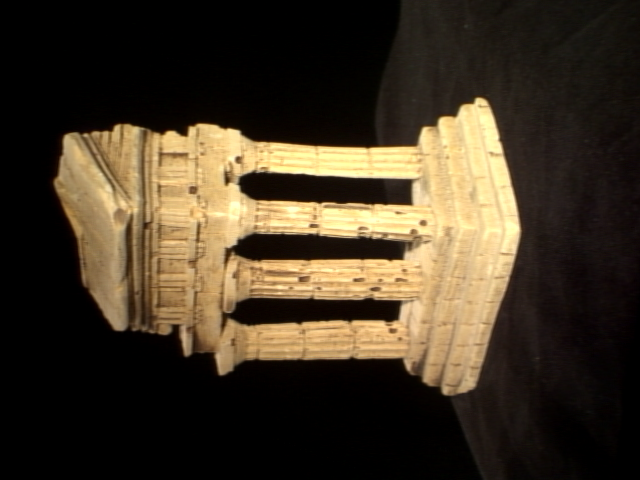
#> input picture test_data/im1.png, 640 x 480 px, found by its file name
$ python matcher.py
#> lines starting #> are read from the running program, lines starting #| are printed output that depends on the picture
### svo/util.py
import cv2
import numpy as np

# [4 lines left out: function createBins, not called in this run]

def loadImage(path):
#> called with path = 'test_data/im1.png'
    return cv2.imread(path, 0)
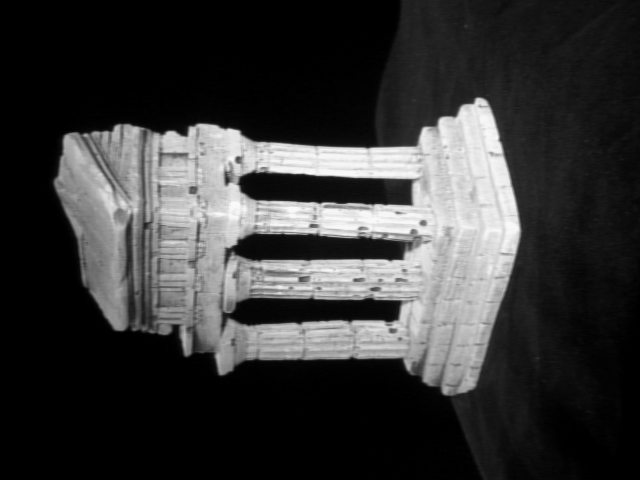
#> returned value: shape (480, 640); min 0, max 250, mean 55

def gray2RGB(image):
    return cv2.cvtColor(image,cv2.COLOR_GRAY2RGB)

def RGB2Gray(image):
    return cv2.cvtColor(image,cv2.COLOR_RGB2GRAY)

# [11 lines left out: function debugBins, not called in this run]

def saveImage(filename, img):
    cv2.imwrite(filename, img)

# [10 lines left out: function preBinning, not called in this run]


# [4 lines of commented-out code are left out]

# [4 lines that do not run on import are left out]

### svo/camera.py
import numpy as np
from config import Config

class Camera:

    def __init__(self):

        self.intrinsics = Config.Camera.INTRINSICS

    # Project world point into image to get pixel coordinates
    # [56 lines left out: functions project, backProjection, getProjectionMatrix, isInFrame, not called in this run]


# [17 lines that do not run on import are left out]

### svo/matcher.py
import cv2
import numpy as np
from config import Config
from camera import Camera
from copy import deepcopy
from feature_tracker import FeatureTracker

class Matcher:
    cam = Camera()

    # [103 lines left out: functions __init__, searchEpipolarLine, epipolarCorrespondence, triangulate, not called in this run]

if __name__ == "__main__":
    import matplotlib.pyplot as plt
    from frame import Frame
    from feature_detector import FeatureDetector
    from feature_tracker import FeatureTracker
    from util import loadImage

    # im1, im2 = plt.imread('test_data/im1.png'), plt.imread('test_data/im2.png')
    im1, im2 = loadImage('test_data/im1.png'), loadImage('test_data/im2.png')
#> call 2 of loadImage, with path = 'test_data/im2.png'
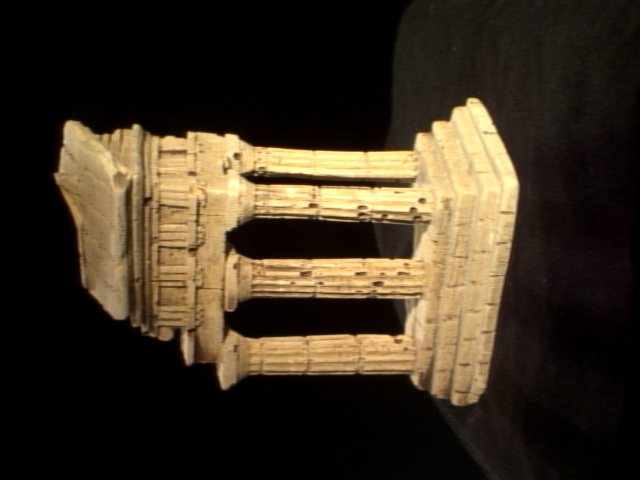
#> input picture test_data/im2.png, 640 x 480 px, found by its file name
#> in loadImage (call 2), `return cv2.imread(path, 0)`:
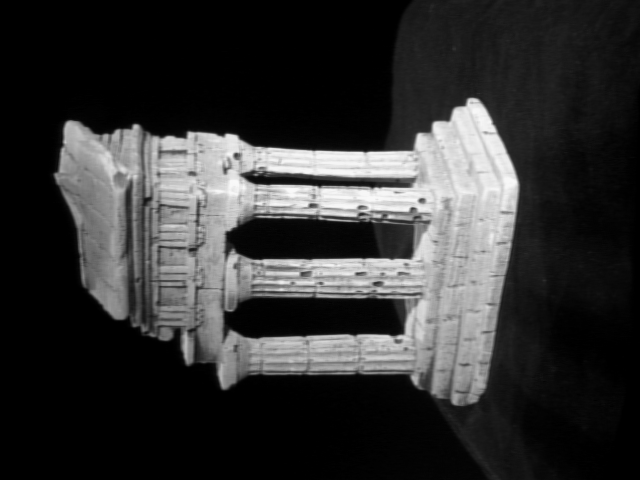
#> returned value: shape (480, 640); min 0, max 249, mean 50.5
#> (the run stopped early here; a loop or call above may not have finished)
